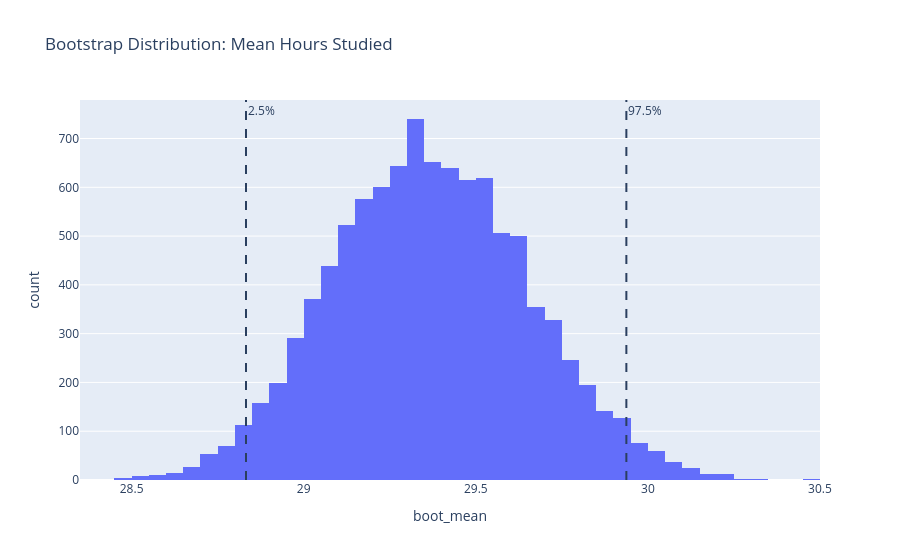
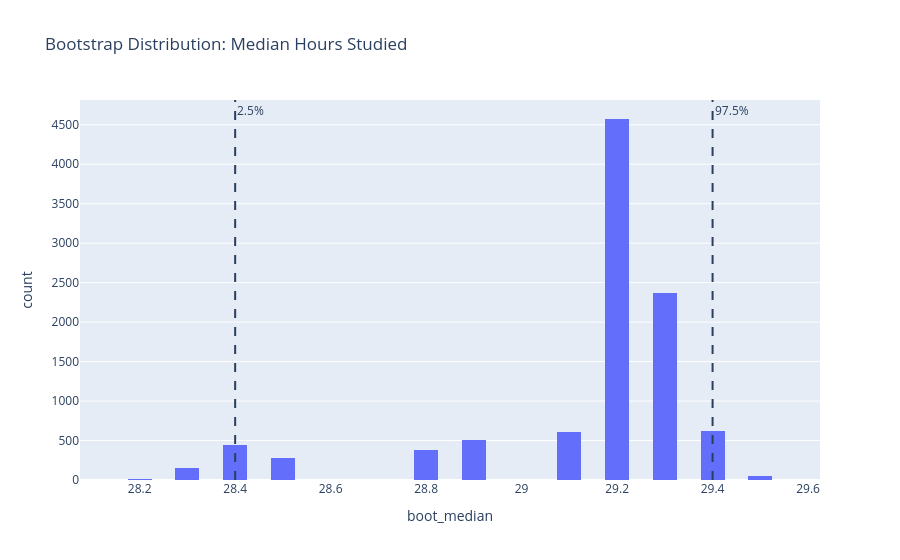

The notebook cell these images were saved under, in order:
### Code cell
import plotly.express as px

bootstrap_df = pd.DataFrame({
    "boot_mean": boot_means,
    "boot_median": boot_medians,
})

fig_mean = px.histogram(
    bootstrap_df,
    x="boot_mean",
    nbins=50,
    title="Bootstrap Distribution: Mean Hours Studied",
)
fig_mean.add_vline(x=ci_mean[0], line_dash="dash", annotation_text="2.5%")
fig_mean.add_vline(x=ci_mean[1], line_dash="dash", annotation_text="97.5%")
fig_mean.show()

fig_median = px.histogram(
    bootstrap_df,
    x="boot_median",
    nbins=50,
    title="Bootstrap Distribution: Median Hours Studied",
)
fig_median.add_vline(x=ci_median[0], line_dash="dash", annotation_text="2.5%")
fig_median.add_vline(x=ci_median[1], line_dash="dash", annotation_text="97.5%")
fig_median.show()

### Figure 1 — Plotly figure (JSON) as saved in the notebook; plotly's stock layout.template omitted (floating-point values rounded to 4 significant figures; data arrays with more than 128 entries replaced by an {"elided": "..."} marker saying what was removed)
{"data": [{"bingroup": "x", "hovertemplate": "boot_mean=%{x}<br>count=%{y}<extra></extra>", "legendgroup": "", "marker": {"color": "#636efa", "pattern": {"shape": ""}}, "name": "", "nbinsx": 50, "orientation": "v", "showlegend": false, "type": "histogram", "x": {"elided": "10000 float values"}, "xaxis": "x", "yaxis": "y"}], "layout": {"annotations": [{"showarrow": false, "text": "2.5%", "x": 28.83, "xanchor": "left", "xref": "x", "y": 1, "yanchor": "top", "yref": "y domain"}, {"showarrow": false, "text": "97.5%", "x": 29.94, "xanchor": "left", "xref": "x", "y": 1, "yanchor": "top", "yref": "y domain"}], "barmode": "relative", "legend": {"tracegroupgap": 0}, "shapes": [{"line": {"dash": "dash"}, "type": "line", "x0": 28.83, "x1": 28.83, "xref": "x", "y0": 0, "y1": 1, "yref": "y domain"}, {"line": {"dash": "dash"}, "type": "line", "x0": 29.94, "x1": 29.94, "xref": "x", "y0": 0, "y1": 1, "yref": "y domain"}], "title": {"text": "Bootstrap Distribution: Mean Hours Studied"}, "xaxis": {"anchor": "y", "domain": [0, 1], "title": {"text": "boot_mean"}}, "yaxis": {"anchor": "x", "domain": [0, 1], "title": {"text": "count"}}}}

### Figure 2 — Plotly figure (JSON) as saved in the notebook; plotly's stock layout.template omitted (floating-point values rounded to 4 significant figures; data arrays with more than 128 entries replaced by an {"elided": "..."} marker saying what was removed)
{"data": [{"bingroup": "x", "hovertemplate": "boot_median=%{x}<br>count=%{y}<extra></extra>", "legendgroup": "", "marker": {"color": "#636efa", "pattern": {"shape": ""}}, "name": "", "nbinsx": 50, "orientation": "v", "showlegend": false, "type": "histogram", "x": {"elided": "10000 float values"}, "xaxis": "x", "yaxis": "y"}], "layout": {"annotations": [{"showarrow": false, "text": "2.5%", "x": 28.4, "xanchor": "left", "xref": "x", "y": 1, "yanchor": "top", "yref": "y domain"}, {"showarrow": false, "text": "97.5%", "x": 29.4, "xanchor": "left", "xref": "x", "y": 1, "yanchor": "top", "yref": "y domain"}], "barmode": "relative", "legend": {"tracegroupgap": 0}, "shapes": [{"line": {"dash": "dash"}, "type": "line", "x0": 28.4, "x1": 28.4, "xref": "x", "y0": 0, "y1": 1, "yref": "y domain"}, {"line": {"dash": "dash"}, "type": "line", "x0": 29.4, "x1": 29.4, "xref": "x", "y0": 0, "y1": 1, "yref": "y domain"}], "title": {"text": "Bootstrap Distribution: Median Hours Studied"}, "xaxis": {"anchor": "y", "domain": [0, 1], "title": {"text": "boot_median"}}, "yaxis": {"anchor": "x", "domain": [0, 1], "title": {"text": "count"}}}}
